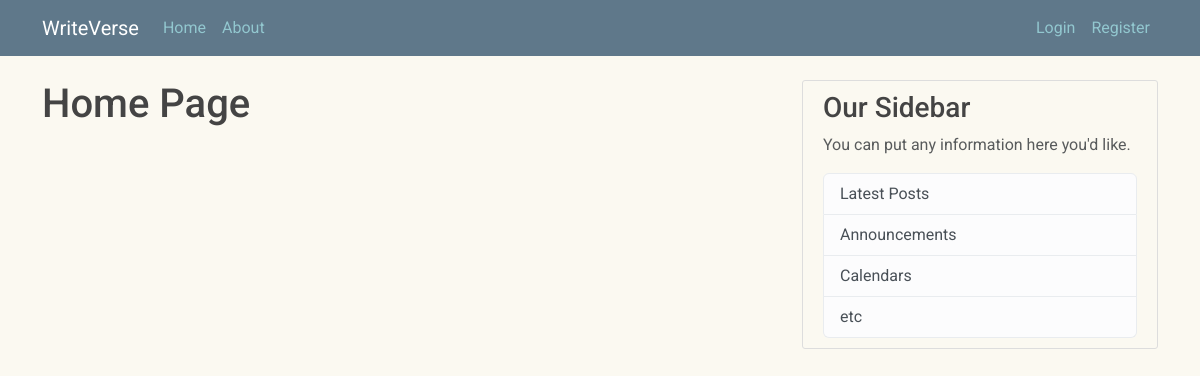
Page /home on the earlier database version.
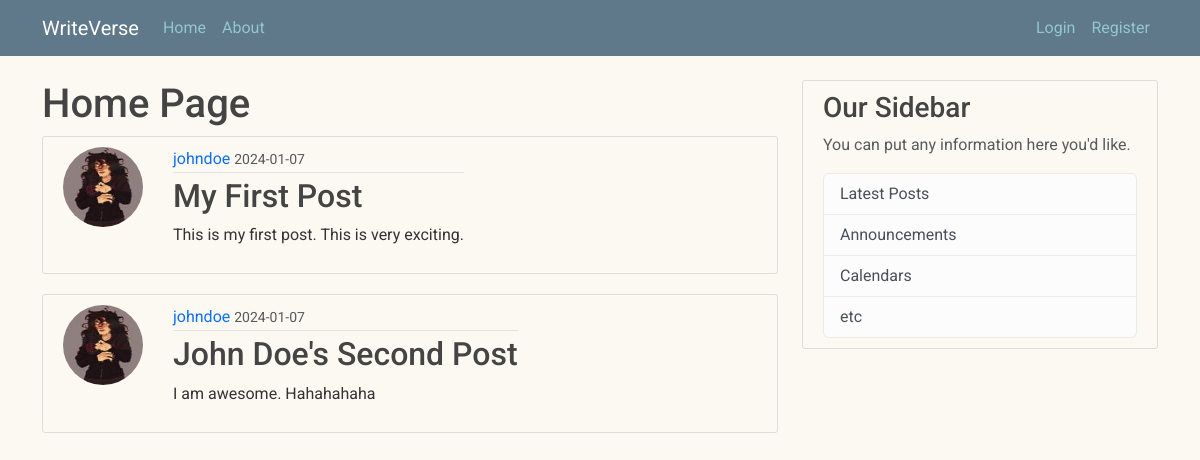
Same page on the later database version.
### writeverse/models.py (models this page shows, shortened)
class Post(db.Model):
    id = db.Column(db.Integer, primary_key=True)
    title = db.Column(db.String(100), nullable=False)
    date_posted = db.Column(db.DateTime, nullable=False, default=datetime.utcnow)
    content = db.Column(db.Text, nullable=False)
    user_id = db.Column(db.Integer, db.ForeignKey('user.id'), nullable=False)

class User(db.Model, UserMixin):
    id = db.Column(db.Integer, primary_key=True)
    username = db.Column(db.String(20), unique=True, nullable=False)
    email = db.Column(db.String(120), unique=True, nullable=False)
    image_file = db.Column(db.String(20), nullable=False, default='default.jpeg')
    password = db.Column(db.String(60), nullable=False)
    posts = db.relationship('Post', backref='author', lazy=True)

### writeverse/routes.py (the view)
@app.route("/")
@app.route("/home")
def home():
    posts = Post.query.all()
    return render_template("home.html", posts=posts)

### writeverse/templates/home.html
{% extends "layout.html" %}
{% block content %}
    <h1>Home Page</h1>
    {% for post in posts %}
        <article class="media content-section" id="post-section">
            <img class="rounded-circle article-image" src="{{ url_for('static', filename='profile_pics/' + post.author.image_file) }}">
          <div class="media-body">
            <div class="article-metadata">
              <a class="mr-2" href="#">{{ post.author.username }}</a>
              <small class="text-muted">{{ post.date_posted.strftime('%Y-%m-%d') }}</small>
            </div>
            <h2><a class="article-title" href="#">{{ post.title }}</a></h2>
            <p class="article-content">{{ post.content }}</p>
          </div>
        </article>
    {% endfor %}
{% endblock content %}

### writeverse/templates/layout.html (shortened to what this page needs)
<!doctype html>
<html lang="en">
<head>
    <link href="https://cdn.jsdelivr.net/npm/bootstrap@5.3.2/dist/css/bootstrap.min.css" rel="stylesheet">
    <link rel = "stylesheet" type = "text/css" href = "{{ url_for('static', filename='main.css')}}">
</head>
<body>
    <header class="site-header">
      <nav class="navbar navbar-expand-md navbar-dark bg-steel fixed-top">
        <div class="container">
          <a class="navbar-brand mr-4" href="/">WriteVerse</a>
          <div class="collapse navbar-collapse" id="navbarToggle">
            <div class="navbar-nav mr-auto">
              <a class="nav-item nav-link" href="{{ url_for('home') }}">Home</a>
              <a class="nav-item nav-link" href="{{ url_for('about') }}">About</a>
            </div>
            <div class="navbar-nav">
                {% if current_user.is_authenticated %}
                    <a class="nav-item nav-link" href="{{ url_for('new_post') }}">New Post</a>
                    <a class="nav-item nav-link" href="{{ url_for('account') }}">Account</a>
                    <a class="nav-item nav-link" href="{{ url_for('logout') }}">Logout</a>
                {% else %}
              <a class="nav-item nav-link" href="{{ url_for('login') }}">Login</a>
              <a class="nav-item nav-link" href="{{ url_for('register') }}">Register</a>
                {% endif %}
            </div>
          </div>
        </div>
      </nav>
    </header>
    <main role="main" class="container">
      <div class="row">
        <div class="col-md-8">
            {% block content %}{% endblock %}
        </div>
        <div class="col-md-4">
          <div class="content-section">
            <h3>Our Sidebar</h3>
            <p class='text-muted'>You can put any information here you'd like.
              <ul class="list-group">
                <li class="list-group-item list-group-item-light">Latest Posts</li>
                <li class="list-group-item list-group-item-light">Announcements</li>
                <li class="list-group-item list-group-item-light">Calendars</li>
                <li class="list-group-item list-group-item-light">etc</li>
              </ul>
          </div>
        </div>
      </div>
    </main>
</body>
</html>

### writeverse/static/main.css (style rules this page uses)
body { background: #FBF9F1; color: #333333; margin-top: 5rem; font-family: 'Roboto', sans-serif; }
h1, h2, h3, h4, h5, h6 { color: #444444; }
.bg-steel { background-color: #5f788a; }
.site-header .navbar-nav .nav-link { color: #92C7CF; }
.content-section { background: #FBF9F1; padding: 10px 20px; border: 1px solid #dddddd; border-radius: 3px; margin-bottom: 20px; }
.article-title { color: #444444; }
.article-content { white-space: pre-line; }
.article-metadata { padding-bottom: 1px; margin-bottom: 4px; border-bottom: 1px solid #e3e3e3 }
a { text-decoration: none; }
.navbar-expand-md .navbar-collapse { justify-content:space-between; }
#post-section { display: flex; }
.article-image { height: 80px; width: 80px; margin-right: 30px; }

Differences in the rows shown:
added Post: image_file (picture), author.username "johndoe", date_posted "2024-01-07", title "My First Post", content "This is my first post. This is very exciting."
added Post: image_file (picture), author.username "johndoe", date_posted "2024-01-07", title "John Doe's Second Post", content "I am awesome. Hahahahaha"
